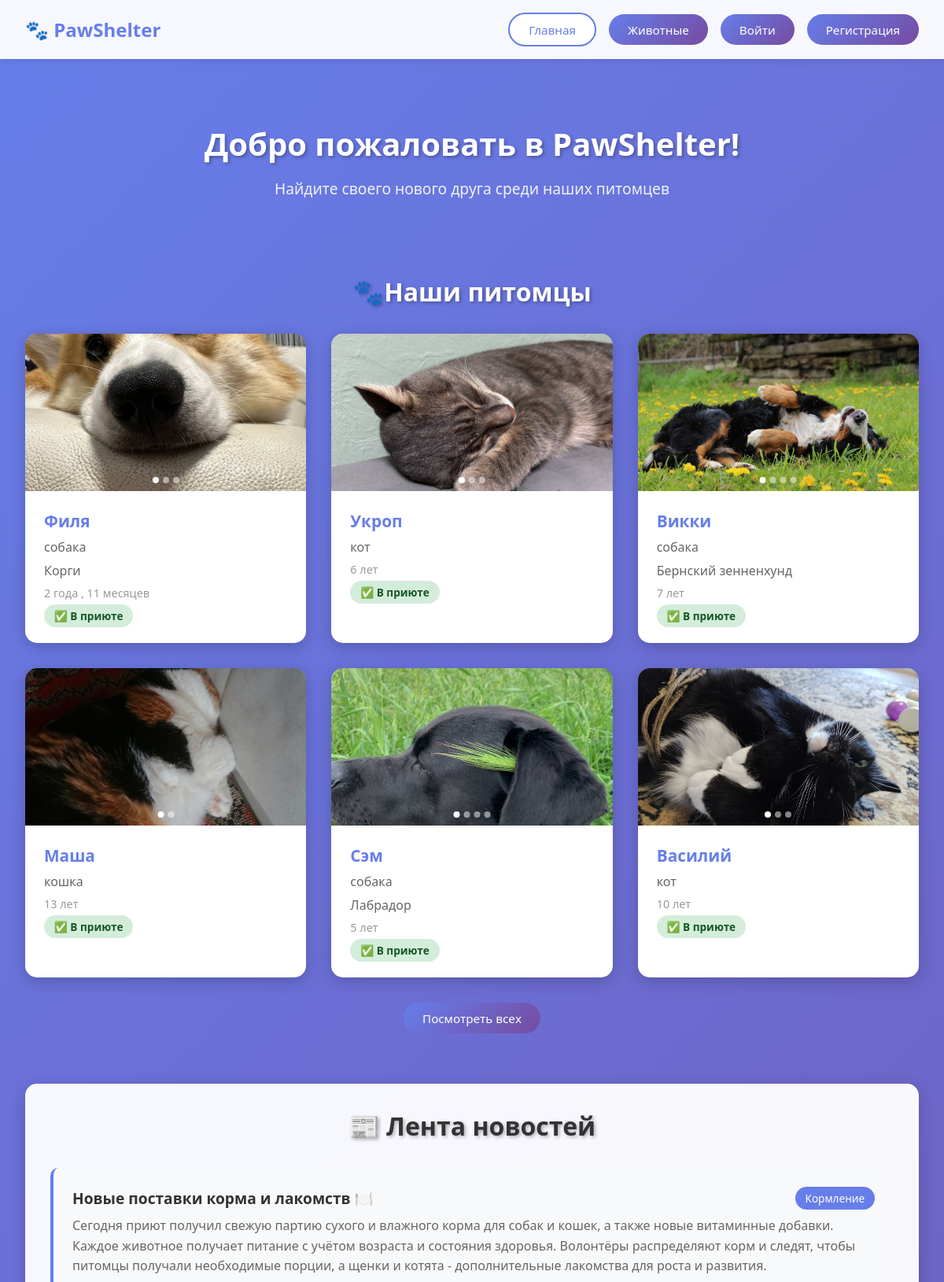
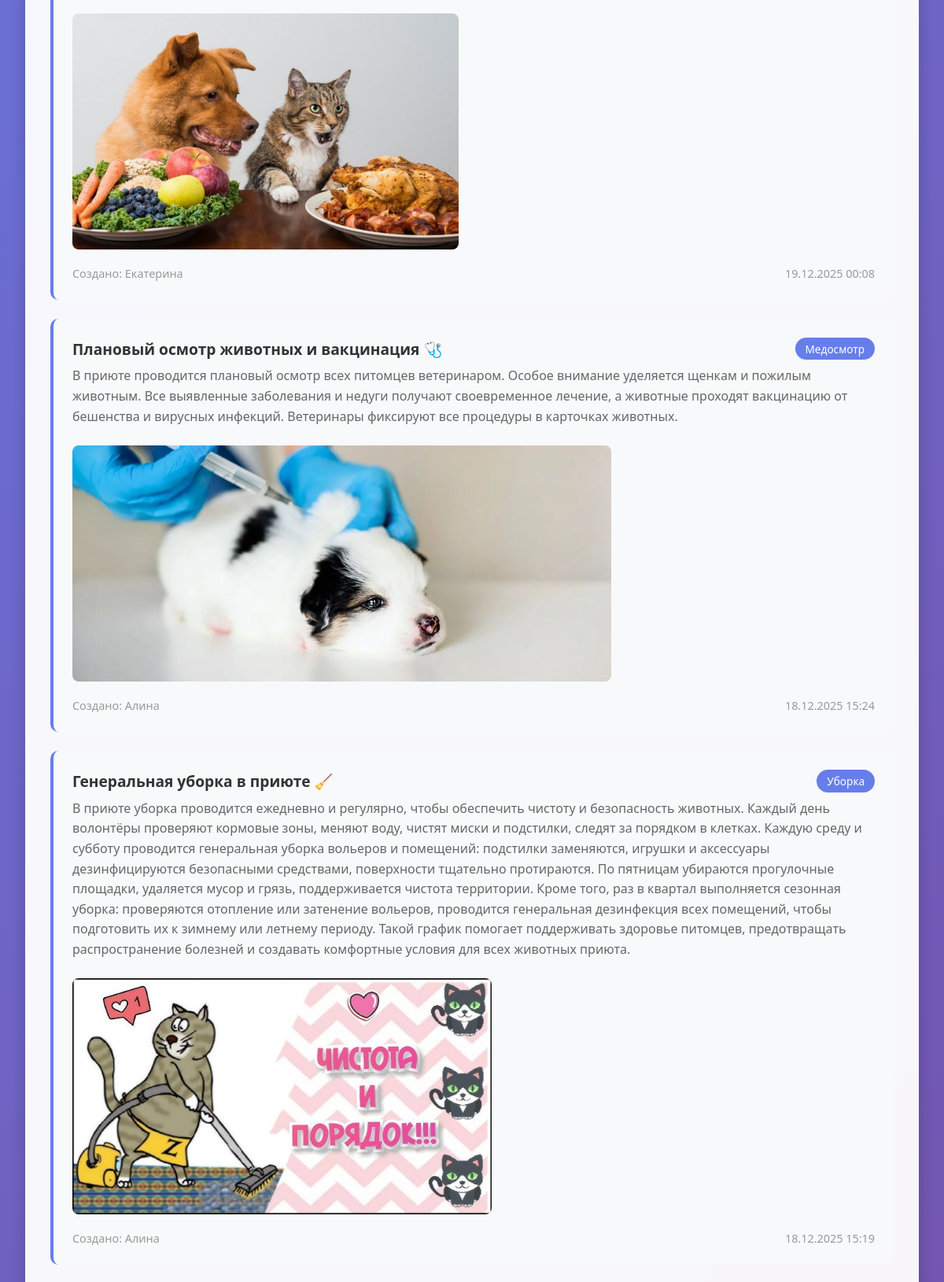
The page / (upper part) on the database its author committed (2 pictures, top to bottom).
### animals/models.py (models this page shows, shortened)
class AnimalPhoto(models.Model):
    animal = models.ForeignKey(Animal, related_name='photos', on_delete=models.CASCADE)
    photo_url = models.ImageField(upload_to='animals/%Y/%m/%d')
    uploaded_at = models.DateTimeField(auto_now_add=True)

class Animal(models.Model):
    STATUS_CHOICES = [
        ('in_shelter', 'В приюте'),
        ('adopted', 'Усыновлено')
    ]
    name = models.CharField("Имя", max_length=100)
    species = models.CharField("Вид", max_length=50)
    breed = models.CharField("Порода", max_length=100, blank=True, null=True)
    age_years = models.PositiveIntegerField("Возраст (годы)", default=0)
    age_months = models.PositiveIntegerField("Возраст (месяцы)", default=0)
    health_status = models.TextField("Состояние здоровья")
    description = models.TextField("Описание/характер", blank=True, null=True)
    status = models.CharField("Статус", max_length=20, choices=STATUS_CHOICES, default='in_shelter')
    created_at = models.DateTimeField("Дата добавления", auto_now_add=True)
    slug = models.SlugField("Ссылка (slug)", max_length=120, unique=True, blank=True)
    class Meta:
        verbose_name = "Животное"
        verbose_name_plural = "Животные"
        ordering = ['name']

### activities/models.py (models this page shows, shortened)
class Activity(models.Model):
    ACTIVITY_TYPES = [
        ('feeding', 'Кормление'),
        ('medical', 'Медосмотр'),
        ('cleaning', 'Уборка'),
        ('event', 'Мероприятие'),
        ('news', 'Новости'),
        ('advice', 'Совет по уходу')
    ]
    title = models.CharField("Название", max_length=255)
    description = models.TextField("Описание")
    activity_type = models.CharField("Тип активности", max_length=20, choices=ACTIVITY_TYPES)
    created_by = models.ForeignKey(CustomUser, verbose_name="Создатель", related_name='activities', on_delete=models.CASCADE)
    photo_url = models.ImageField("Фото (опционально)", upload_to='activities/%Y/%m/%d', blank=True, null=True)
    created_at = models.DateTimeField("Дата создания", auto_now_add=True)
    class Meta:
        verbose_name = "Активность приюта"
        verbose_name_plural = "Активности приюта"
        ordering = ['-created_at']

### users/models.py (models this page shows, shortened)
class CustomUser(AbstractUser):
    ROLE_CHOICES = [
        ('admin', 'Администратор'),
        ('volunteer', 'Волонтёр'),
        ('adopter', 'Усыновитель')
    ]
    role = models.CharField("Роль", max_length=20, choices=ROLE_CHOICES, default='adopter')
    has_experience = models.BooleanField("Есть опыт содержания животных", default=False)
    has_other_pets = models.BooleanField("Есть другие питомцы", default=False)
    ready_for_pet = models.CharField("Готовность к питомцу", max_length=255, blank=True, null=True)
    slug = models.SlugField("Ссылка (slug)", max_length=100, unique=True, blank=True)
    created_at = models.DateTimeField("Дата регистрации", auto_now_add=True)
    class Meta:
        verbose_name = "Пользователь"
        verbose_name_plural = "Пользователи"
        ordering = ['username']

### activities/views.py (the view)
# urls.py: path("", home, name="home"),  # Главная страница
def home(request):
    from animals.models import Animal, AnimalPhoto
    activities = Activity.objects.order_by('-created_at')[:10]  # Последние 10 активностей
    animals = Animal.objects.exclude(slug='').order_by('-created_at')[:6]  # Последние 6 животных с slug (все статусы)
    for animal in animals:
        photos = AnimalPhoto.objects.filter(animal=animal)
        animal.photos_list = list(photos)
        animal.first_photo = photos.first() if photos.exists() else None
    return render(request, 'activities/home.html', {
        'activities': activities,
        'animals': animals
    })

### activities/templates/activities/home.html (shortened to what this page needs)
{% extends 'animals/base.html' %}
{% block content %}
<div class="hero-section">
    <h2>Добро пожаловать в PawShelter!</h2>
    <p>Найдите своего нового друга среди наших питомцев</p>
</div>
<div class="animals-section">
    <h2 class="section-title">🐾Наши питомцы</h2>
    {% if animals %}
        <div class="animals-grid">
            {% for animal in animals %}
                {% if animal.slug %}
                <a href="{% url 'animal_detail' animal.slug %}" class="animal-card">
                    <div class="animal-card-image-container">
                        {% if animal.photos_list %}
                            {% if animal.photos_list|length > 1 %}
                                <div class="animal-card-image-slider" data-animal-id="{{ animal.id }}">
                                    {% for photo in animal.photos_list %}
                                        <img src="{{ photo.photo_url.url }}" alt="{{ animal.name }}"
                                             class="{% if forloop.first %}active{% endif %}"
                                             data-index="{{ forloop.counter0 }}">
                                    {% endfor %}
                                    <div class="animal-card-image-slider-dots">
                                        {% for photo in animal.photos_list %}
                                            <span class="animal-card-image-slider-dot {% if forloop.first %}active{% endif %}"
                                                  data-index="{{ forloop.counter0 }}"></span>
                                        {% endfor %}
                                    </div>
                                </div>
                            {% else %}
                                <img src="{{ animal.photos_list.0.photo_url.url }}" alt="{{ animal.name }}" class="animal-card-image">
                            {% endif %}
                        {% else %}
                            <div class="animal-card-image"></div>
                        {% endif %}
                    </div>
                    <div class="animal-card-info">
                        <div class="animal-card-name">{{ animal.name }}</div>
                        <div class="animal-card-species">{{ animal.species }}</div>
                        {% if animal.breed %}
                            <div class="animal-card-species">{{ animal.breed }}</div>
                        {% endif %}
                        <div class="animal-card-age">
                            {% if animal.age_years > 0 %}
                                {{ animal.age_years }}
                                {% if animal.age_years == 1 or animal.age_years == 21 or animal.age_years == 31 or animal.age_years == 41 or animal.age_years == 51 or animal.age_years == 61 or animal.age_years == 71 or animal.age_years == 81 or animal.age_years == 91 %}год
                                {% elif animal.age_years >= 2 and animal.age_years <= 4 or animal.age_years >= 22 and animal.age_years <= 24 or animal.age_years >= 32 and animal.age_years <= 34 or animal.age_years >= 42 and animal.age_years <= 44 or animal.age_years >= 52 and animal.age_years <= 54 or animal.age_years >= 62 and animal.age_years <= 64 or animal.age_years >= 72 and animal.age_years <= 74 or animal.age_years >= 82 and animal.age_years <= 84 or animal.age_years >= 92 and animal.age_years <= 94 %}года
                                {% else %}лет{% endif %}
                            {% endif %}
                            {% if animal.age_years > 0 and animal.age_months > 0 %}, {% endif %}
                            {% if animal.age_months > 0 %}
                                {{ animal.age_months }}
                                {% if animal.age_months == 1 or animal.age_months == 21 or animal.age_months == 31 %}месяц
                                {% elif animal.age_months >= 2 and animal.age_months <= 4 or animal.age_months >= 22 and animal.age_months <= 24 or animal.age_months >= 32 and animal.age_months <= 34 %}месяца
                                {% else %}месяцев{% endif %}
                            {% endif %}
                        </div>
                        <div style="margin-top: 0.5rem;">
                            <span style="padding: 0.3rem 0.8rem; border-radius: 15px; font-size: 0.85rem; font-weight: bold;
                                {% if animal.status == 'in_shelter' %}background: #d4edda; color: #155724;{% else %}background: #fff3cd; color: #856404;{% endif %}">
                                {% if animal.status == 'in_shelter' %}✅ В приюте{% else %}🏠 Усыновлено{% endif %}
                            </span>
                        </div>
                    </div>
                </a>
                {% endif %}
            {% endfor %}
        </div>
        <div class="view-all-btn">
            <a href="{% url 'animal_list' %}" class="btn btn-primary">Посмотреть всех</a>
        </div>
    {% else %}
        <div class="empty-state">
            <p>Пока нет животных в приюте</p>
        </div>
    {% endif %}
</div>
<div class="activities-section">
    <h2 class="section-title" style="color: #333; margin-bottom: 2rem;">📰 Лента новостей</h2>
    {% if activities %}
        <div class="activities-list">
            {% for activity in activities %}
                <div class="activity-item">
                    <div class="activity-header">
                        <div class="activity-title">{{ activity.title }}</div>
                        <span class="activity-type">{{ activity.get_activity_type_display }}</span>
                    </div>
                    <div class="activity-description">{{ activity.description }}</div>
                    {% if activity.photo_url %}
                        <img src="{{ activity.photo_url.url }}" alt="{{ activity.title }}" class="activity-photo">
                    {% endif %}
                    <div class="activity-meta">
                        <span>Создано: {{ activity.created_by.username }}</span>
                        <div style="display: flex; gap: 0.5rem; align-items: center;">
                            <span>{{ activity.created_at|date:"d.m.Y H:i" }}</span>
                        </div>
                    </div>
                </div>
            {% endfor %}
        </div>
    {% else %}
        <div class="empty-state">
            <p>Пока нет новостей</p>
        </div>
    {% endif %}
</div>
{% endblock %}

### animals/templates/animals/base.html (style rules this page uses)
* { margin: 0; padding: 0; box-sizing: border-box; }
body { font-family: 'Segoe UI', Tahoma, Geneva, Verdana, sans-serif; background: linear-gradient(135deg, #667eea 0%, #764ba2 100%); min-height: 100vh; color: #333; }
.btn { padding: 0.6rem 1.5rem; border: none; border-radius: 25px; cursor: pointer; text-decoration: none; display: inline-block; font-size: 0.95rem; transition: all 0.3s; font-weight: 500; }
.btn-primary { background: linear-gradient(135deg, #667eea 0%, #764ba2 100%); color: white; }

### activities/templates/activities/home.html (style rules this page uses)
.hero-section { text-align: center; padding: 3rem 0; color: white; margin-bottom: 3rem; }
.hero-section h2 { font-size: 2.5rem; margin-bottom: 1rem; text-shadow: 2px 2px 4px rgba(0,0,0,0.3); }
.hero-section p { font-size: 1.2rem; opacity: 0.9; }
.animals-section { margin-bottom: 4rem; }
.section-title { color: white; font-size: 2rem; margin-bottom: 2rem; text-align: center; text-shadow: 2px 2px 4px rgba(0,0,0,0.3); }
.animals-grid { display: grid; grid-template-columns: repeat(auto-fill, minmax(280px, 1fr)); gap: 2rem; margin-bottom: 2rem; }
.animal-card { background: white; border-radius: 15px; overflow: hidden; box-shadow: 0 5px 20px rgba(0,0,0,0.2); transition: transform 0.3s, box-shadow 0.3s; cursor: pointer; text-decoration: none; color: inherit; display: block; }
.animal-card-image-container { width: 100%; height: 200px; position: relative; overflow: hidden; background: linear-gradient(135deg, #667eea 0%, #764ba2 100%); }
.animal-card-image-slider { position: relative; width: 100%; height: 200px; }
.animal-card-image-slider img { width: 100%; height: 100%; object-fit: cover; position: absolute; top: 0; left: 0; opacity: 0; transition: opacity 0.5s; }
.animal-card-image-slider img.active { opacity: 1; }
.animal-card-image-slider-dots { position: absolute; bottom: 10px; left: 50%; transform: translateX(-50%); display: flex; gap: 5px; z-index: 10; }
.animal-card-image-slider-dot { width: 8px; height: 8px; border-radius: 50%; background: rgba(255, 255, 255, 0.5); cursor: pointer; transition: background 0.3s; }
.animal-card-image-slider-dot.active { background: white; }
.animal-card-info { padding: 1.5rem; }
.animal-card-name { font-size: 1.3rem; font-weight: bold; color: #667eea; margin-bottom: 0.5rem; }
.animal-card-species { color: #666; margin-bottom: 0.5rem; }
.animal-card-age { color: #999; font-size: 0.9rem; }
.view-all-btn { text-align: center; }
.activities-section { background: rgba(255, 255, 255, 0.95); border-radius: 15px; padding: 2rem; box-shadow: 0 5px 20px rgba(0,0,0,0.2); }
.activities-list { display: flex; flex-direction: column; gap: 1.5rem; }
.activity-item { padding: 1.5rem; background: #f8f9fa; border-radius: 10px; border-left: 4px solid #667eea; }
.activity-header { display: flex; justify-content: space-between; align-items: center; margin-bottom: 0.5rem; }
.activity-title { font-size: 1.2rem; font-weight: bold; color: #333; }
.activity-type { background: #667eea; color: white; padding: 0.3rem 0.8rem; border-radius: 15px; font-size: 0.85rem; }
.activity-description { color: #666; margin: 0.5rem 0; line-height: 1.6; }
.activity-meta { display: flex; justify-content: space-between; align-items: center; margin-top: 1rem; font-size: 0.9rem; color: #999; }
.activity-photo { max-width: 100%; border-radius: 8px; margin-top: 1rem; max-height: 300px; object-fit: cover; }

### rows shown on the page
Animal: name "Филя", species "собака", breed "Корги", age_years "2", shows "года", age_months "11", shows "месяцев", status "✅ В приюте"
AnimalPhoto: photo_url (picture)
Animal: name "Укроп", species "кот", age_years "6", shows "лет", status "✅ В приюте"
AnimalPhoto: photo_url (picture)
Animal: name "Викки", species "собака", breed "Бернский зенненхунд", age_years "7", shows "лет", status "✅ В приюте"
AnimalPhoto: photo_url (picture)
Animal: name "Маша", species "кошка", age_years "13", shows "лет", status "✅ В приюте"
AnimalPhoto: photo_url (picture)
Animal: name "Сэм", species "собака", breed "Лабрадор", age_years "5", shows "лет", status "✅ В приюте"
AnimalPhoto: photo_url (picture)
Animal: name "Василий", species "кот", age_years "10", shows "лет", status "✅ В приюте"
AnimalPhoto: photo_url (picture)
Activity: title "Новые поставки корма и лакомств 🍽️", activity_type "Кормление", description "Cегодня приют получил свежую партию сухого и влажного корма для собак и кошек, а также новые витаминные добавки. Каждое животное получает питание с учётом возраста и состояния здоровья. Волонтёры распределяют корм и следят, чтобы питомцы получали необходимые порции, а щенки и котята - дополнительные лакомства для роста и развития.", photo_url (picture), created_by.username "Екатерина", created_at "19.12.2025 00:08"
Activity: title "Плановый осмотр животных и вакцинация 🩺", activity_type "Медосмотр", description "В приюте проводится плановый осмотр всех питомцев ветеринаром. Особое внимание уделяется щенкам и пожилым животным. Все выявленные заболевания и недуги получают своевременное лечение, а животные проходят вакцинацию от бешенства и вирусных инфекций. Ветеринары фиксируют все процедуры в карточках животных.", photo_url (picture), created_by.username "Алина", created_at "18.12.2025 15:24"
Activity: title "Генеральная уборка в приюте 🧹", activity_type "Уборка", description "В приюте уборка проводится ежедневно и регулярно, чтобы обеспечить чистоту и безопасность животных. Каждый день волонтёры проверяют кормовые зоны, меняют воду, чистят миски и подстилки, следят за порядком в клетках. Каждую среду и субботу проводится генеральная уборка вольеров и помещений: подстилки заменяются, игрушки и аксессуары дезинфицируются безопасными средствами, поверхности тщательно протираются. По пятницам убираются прогулочные площадки, удаляется мусор и грязь, поддерживается чистота территории. Кроме того, раз в квартал выполняется сезонная уборка: проверяются отопление или затенение вольеров, проводится генеральная дезинфекция всех помещений, чтобы подготовить их к зимнему или…", photo_url (picture), created_by.username "Алина", created_at "18.12.2025 15:19"
